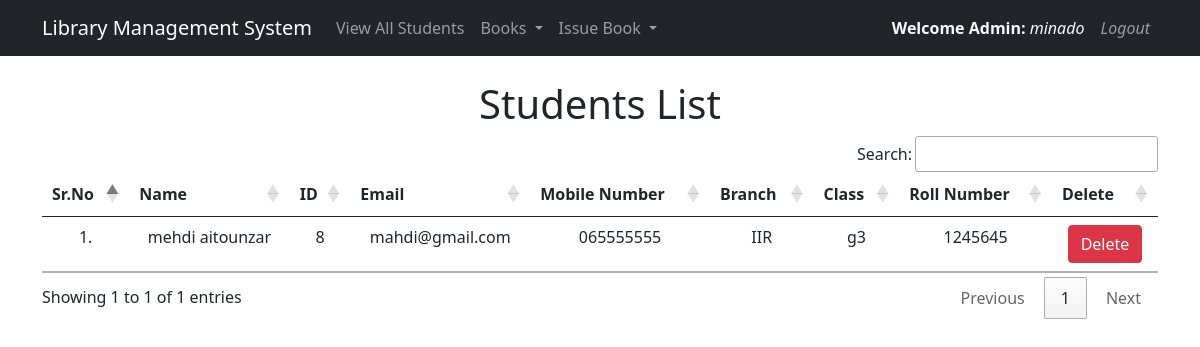
Page /view_students/ (signed in) on the earlier database version.
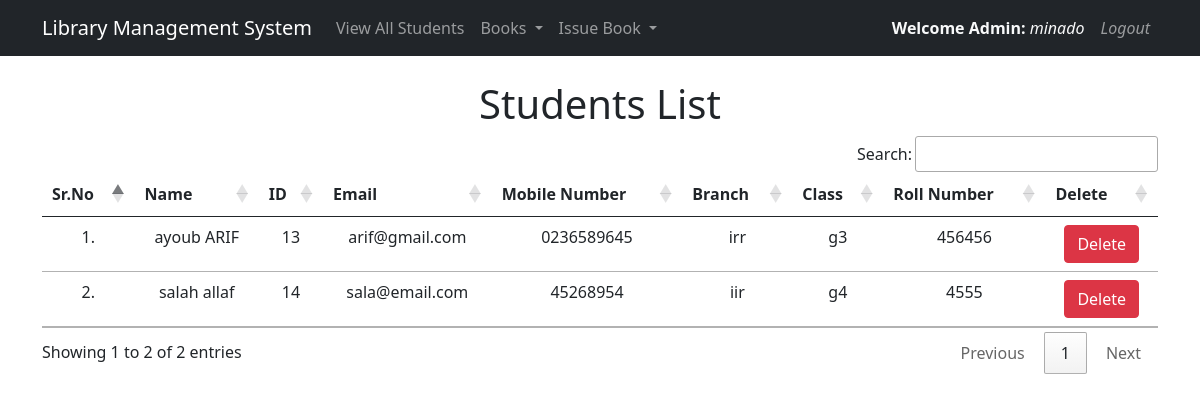
Same page on the later database version.
### library/models.py (models this page shows, shortened)
class Student(models.Model):
    user = models.OneToOneField(User, on_delete=models.CASCADE)
    classroom = models.CharField(max_length=10)
    branch = models.CharField(max_length=10)
    roll_no = models.CharField(max_length=3, blank=True)
    phone = models.CharField(max_length=10, blank=True)
    image = models.ImageField(upload_to="", blank=True)

### library/views.py (the view)
# urls.py: path("view_students/", views.view_students, name="view_students"),
@login_required(login_url = '/admin_login')
def view_students(request):
    students = Student.objects.all()
    return render(request, "view_students.html", {'students':students})

### library/templates/view_students.html (shortened to what this page needs)
{% extends 'admin_navbar.html' %}
{% load static %}
{% block body %}
<div class="container mt-4">
    <h1 class="text-center">Students List</h1>
    <table class="table table-hover" id="example">
        <thead>
            <tr class="text-center">
                <th>Sr.No</th>
                <th>Name</th>
                <th>ID</th>
                <th>Email</th>
                <th>Mobile Number</th>
                <th>Branch</th>
                <th>Class</th>
                <th>Roll Number</th>
                <th>Delete</th>
            </tr>
        </thead>
        <tbody>
            {% for student in students %}
            <tr class="text-center">
                <td>{{forloop.counter}}.</td>
                <td>{{student.user.get_full_name}}</td>
                <td>{{student.user.id}}</td>
                <td>{{student.user.email}}</td>
                <td>{{student.phone}}</td>
                <td>{{student.branch}}</td>
                <td>{{student.classroom}}</td>
                <td>{{student.roll_no}}</td>
                <td><a href="/delete_student/{{student.id}}/" class="btn btn-danger" onclick="return confirm('Are you sure you want to delete this student?')">Delete</a></td>
            </tr>
            {% endfor %}
        </tbody>
    </table>
    </div>
{% endblock %}

### library/templates/admin_navbar.html (shortened to what this page needs)
<!doctype html>
<html lang="en">
  <head>
    <link href="https://cdn.jsdelivr.net/npm/bootstrap@5.1.0/dist/css/bootstrap.min.css" rel="stylesheet">
    <link rel="stylesheet" href="https://cdn.datatables.net/1.10.25/css/jquery.dataTables.min.css">
    <link rel="stylesheet" href="https://cdn.datatables.net/buttons/1.7.1/css/buttons.dataTables.min.css">
  </head>
  <body>
    <nav class="navbar navbar-expand-lg navbar-dark bg-dark sticky-top">
      <div class="container">
        <a class="navbar-brand" href="#">Library Management System</a>
        <div class="collapse navbar-collapse" id="navbarSupportedContent">
          <ul class="navbar-nav me-auto mb-2 mb-lg-0">
            <li class="nav-item">
              <a class="nav-link" href="/view_students/">View All Students</a>
            </li>
            <li class="nav-item dropdown">
              <a class="nav-link dropdown-toggle" href="#" id="booksDropdown" role="button" data-bs-toggle="dropdown" aria-expanded="false">
                Books
              </a>
            </li>
            <li class="nav-item dropdown">
              <a class="nav-link dropdown-toggle" href="#" id="issueDropdown" role="button" data-bs-toggle="dropdown" aria-expanded="false">
                Issue Book
              </a>
            </li>
          </ul>
          <ul class="navbar-nav">
            <li class="nav-item">
              <a class="nav-link text-light" href="#">
                <span class="fw-bold">Welcome Admin:</span> <i>{{ request.user }}</i>
              </a>
            </li>
            <li class="nav-item">
              <a class="nav-link" href="/logout/">
                <i>Logout</i>
              </a>
            </li>
          </ul>
        </div>
      </div>
    </nav>
      {% block body %}
      {% endblock %}
  </body>
</html>

Differences in the rows shown:
removed Student: user.get_full_name "mehdi aitounzar", user.id "8", user.email "mahdi@gmail.com", phone "065555555", branch "IIR", classroom "g3", roll_no "1245645"
added Student: user.get_full_name "ayoub ARIF", user.id "13", user.email "arif@gmail.com", phone "0236589645", branch "irr", classroom "g3", roll_no "456456"
added Student: user.get_full_name "salah allaf", user.id "14", user.email "sala@email.com", phone "45268954", branch "iir", classroom "g4", roll_no "4555"
Other differences:
text written by a page script: "Search: Showing 1 to 1 of 1 entries Previous 1 Next" → "Search: Showing 1 to 2 of 2 entries Previous 1 Next"
